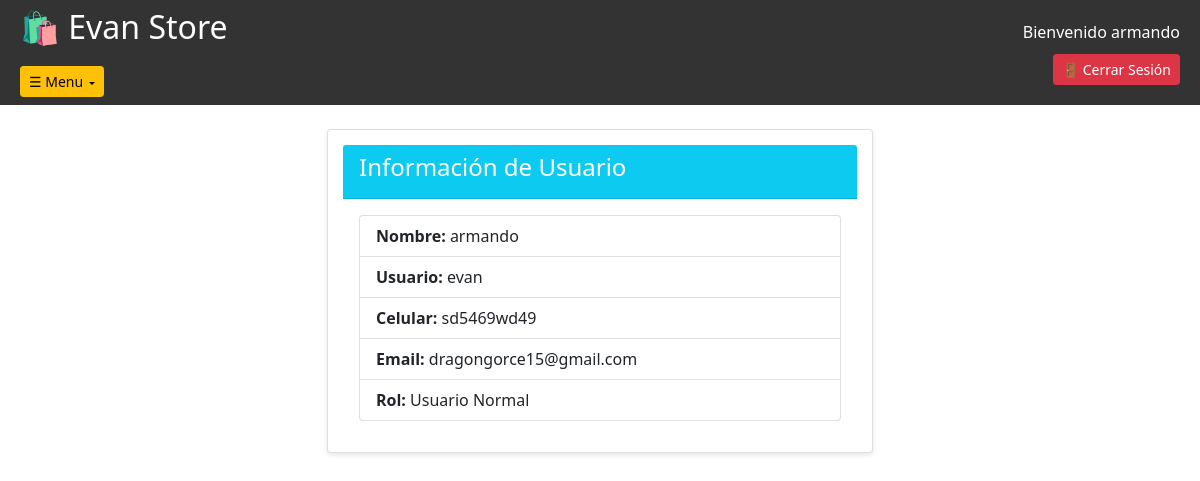
Screenshot of /perfil (signed in) with the database file from the repository.
### models.py (models this page shows, shortened)
class Usuario(UserMixin, db.Model):
    id = db.Column(db.Integer, primary_key=True)
    nombre = db.Column(db.String(100), nullable=False)
    usuario = db.Column(db.String(80), unique=True, nullable=False)
    celular = db.Column(db.String(20), nullable=False)
    email = db.Column(db.String(120), unique=True, nullable=False)
    password_hash = db.Column(db.String(255), nullable=False)
    es_admin = db.Column(db.Boolean, default=False)
    fecha_registro = db.Column(db.DateTime, default=datetime.utcnow)

### app.py (the view)
@app.route('/perfil')
@login_required
def perfil():
    return render_template('perfil.html', usuario=current_user)

### app.py (called while the page is built)
@login_manager.user_loader
def load_user(user_id):
    return Usuario.query.get(int(user_id))

### templates/perfil.html (shortened to what this page needs)
<!DOCTYPE html>
<html lang="es">
<head>
    <link href="https://cdn.jsdelivr.net/npm/bootstrap@5.1.3/dist/css/bootstrap.min.css" rel="stylesheet">
<link rel="stylesheet" href="{{ url_for('static', filename='style.css') }}">
</head>
<body>
    {% include 'navbar.html' %}
    <div class="container mt-4">
        <div class="row justify-content-center">
            <div class="col-md-6">
                <div class="card">
                    <div class="card-header bg-info text-white">
                        <h4>Información de Usuario</h4>
                    </div>
                    <div class="card-body">
                        <ul class="list-group">
                            <li class="list-group-item"><strong>Nombre:</strong> {{ usuario.nombre }}</li>
                            <li class="list-group-item"><strong>Usuario:</strong> {{ usuario.usuario }}</li>
                            <li class="list-group-item"><strong>Celular:</strong> {{ usuario.celular }}</li>
                            <li class="list-group-item"><strong>Email:</strong> {{ usuario.email }}</li>
                            <li class="list-group-item"><strong>Rol:</strong>
                                {% if usuario.es_admin %}
                                    Administrador
                                {% else %}
                                    Usuario Normal
                                {% endif %}
                            </li>
                        </ul>
                    </div>
                </div>
            </div>
        </div>
    </div>
    <link href="https://cdn.jsdelivr.net/npm/bootstrap@5.1.3/dist/css/bootstrap.min.css" rel="stylesheet">
</body>
</html>

### templates/navbar.html (shortened to what this page needs)
<link rel="stylesheet" href="{{ url_for('static', filename='style.css') }}">
<div class="navbar">
    <div class="logo-area">
        <h2>🛍️ Evan Store</h2>
        <div class="dropdown" style="margin-top: 10px;">
            <button class="btn btn-warning btn-sm dropdown-toggle" type="button" data-bs-toggle="dropdown">
                ☰   Menu
            </button>
        </div>
    </div>
    <div class="user-area">
        <span>Bienvenido {{ current_user.nombre }}</span>
        <a href="{{ url_for('logout') }}" class="btn btn-danger btn-sm">🚪 Cerrar Sesión</a>
    </div>
</div>

### static/style.css (style rules this page uses)
* { margin: 0; padding: 0; box-sizing: border-box; }
body { font-family: Arial, sans-serif; background: #f5f5f5; min-height: 100vh; }
.navbar { background: #333; padding: 15px 20px; display: flex; justify-content: space-between; align-items: flex-start; flex-wrap: wrap; }
.logo-area h2 { color: white; margin: 0 0 10px 0; }
.user-area { text-align: right; }
.user-area span { display: block; color: white; margin-bottom: 5px; }
.user-area .btn { margin-top: 5px; }
.btn { padding: 8px 16px; border-radius: 5px; border: none; cursor: pointer; font-size: 14px; text-decoration: none; display: inline-block; }
.btn-warning { background: #ffc107; color: #333; }
.btn-danger { background: #dc3545; color: white; }
.btn-sm { padding: 5px 10px; font-size: 12px; }
.dropdown { position: relative; display: inline-block; }
.dropdown-toggle::after { display: inline-block; margin-left: 8px; content: "▼"; font-size: 10px; border: none; }
.container { max-width: 1400px; margin: 40px auto; padding: 0 20px; }
.card { border-radius: 10px; margin-bottom: 20px; background: white; padding: 15px; box-shadow: 0 2px 5px rgba(0,0,0,0.1); }

### rows the page displays
Usuario: nombre "armando", usuario "evan", celular "sd5469wd49", email "dragongorce15@gmail.com"
